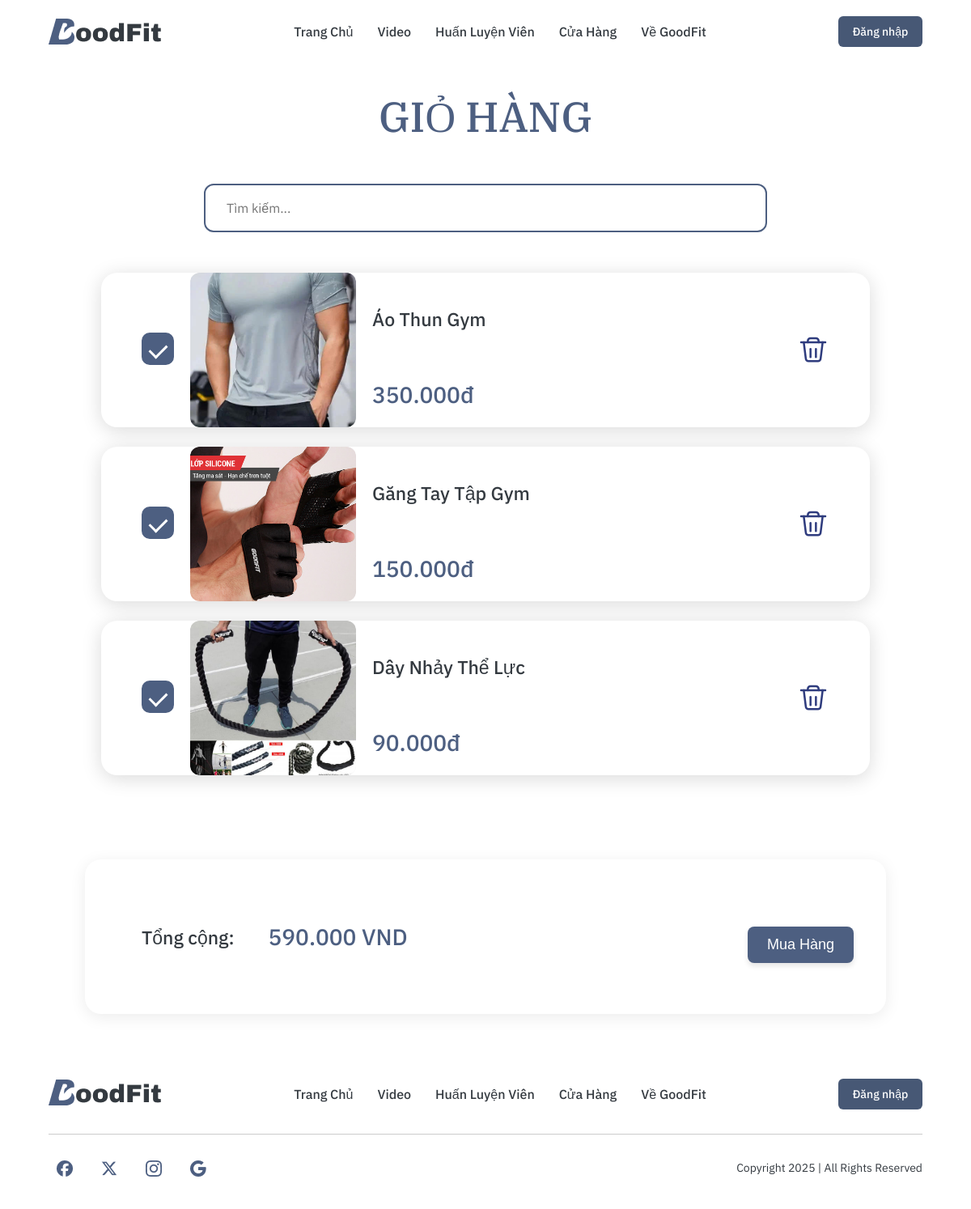
/cart/cart.php, run on the app's committed database.
### tables this page shows
CREATE TABLE `sanpham` (
  `id` int NOT NULL,
  `ten` varchar(255) NOT NULL,
  `gia` int NOT NULL,
  `anh` varchar(255) NOT NULL,
  `mota` text,
  `in_cart` tinyint DEFAULT '0'
);

### cart/cart.php (the view, shortened to what this page needs)
<?php
$conn = new mysqli("localhost", "root", "", "goodfit", 3307);
$result = $conn->query("SELECT * FROM sanpham WHERE in_cart = 1");
?>
<!DOCTYPE html>
<html lang="vi">
<head>
  <link rel="stylesheet" href="cart.css">
  <link rel="stylesheet" href="../header.css">
</head>
<body>
  <?php include '../header.php'; ?>
  <section class="cart-container">
    <h1>GIỎ HÀNG</h1>
    <div class="search-box">
      <input type="text" id="searchInput" placeholder="Tìm kiếm...">
    </div>
    <?php while ($row = $result->fetch_assoc()): ?>
  <div class="cart-item">
    <div class="cart-left">
      <div class="cart-checkbox">
        <label class="custom-checkbox">
          <span class="checkmark"></span>
        </label>
      </div>
      <div class="image-box">
        <img src="<?= htmlspecialchars($row['anh']) ?>" alt="Sản phẩm" width="100">
      </div>
      <div class="cart-info">
        <h4><?= htmlspecialchars($row['ten']) ?></h4>
        <div class="price"><?= number_format($row['gia'], 0, ',', '.') ?>đ</div>
      </div>
    </div>
    <form method="POST" action="delete_item.php" class="delete-form">
      <button type="submit" class="cart-delete" aria-label="Xoá">
      </button>
    </form>
  </div>
<?php endwhile; ?>
  </section>
  <section class="cart-summary">
    <div class="summary-text">
      <span class="label">Tổng cộng:</span>
      <span class="total-price" id="total-price">0 VND</span>
    </div>
<div style="text-align: center; margin-top: 20px;">
  <button id="btnMuaHang" class="muahang">Mua Hàng</button>
</div>
  </section>
<?php include($_SERVER['DOCUMENT_ROOT'] . "/GoodFit/footer.php"); ?>
</body>
</html>

### cart/cart.css (style rules this page uses)
* { margin: 0; padding: 0; box-sizing: border-box; }
body { margin: 0; font-family: 'IBM Plex Sans', sans-serif; background-color: #fff; }
h1 { font-family: 'IBM Plex Serif', serif; font-weight: 500; font-size: 52px; color: #4D5F81; margin-bottom: 50px; margin-top: 70px; }
.search-box { width: 696px; height: 60px; border: 2px solid #4D5F81; border-radius: 12px; margin: 0 auto 40px auto; display: flex; align-items: center; padding: 0 16px; background-color: #ffffff; margin-bottom: 50px; }
.search-box input { flex: 1; background: transparent; border: none; outline: none; font-size: 16px; color: rgb(0, 0, 0); padding: 0 10px; font-family: 'IBM Plex Sans', sans-serif; }
.cart-container { padding: 40px 20px; max-width: 1200px; margin: auto; text-align: center; width: 990px; }
.cart-item { height: 191px; background-color: white; border-radius: 20px; box-shadow: 0px 4px 24px rgba(0, 0, 0, 0.15); padding: 20px; display: flex; align-items: center; justify-content: space-between; margin-bottom: 24px; }
.cart-left { display: flex; align-items: center; gap: 20px; }
.custom-checkbox .checkmark { width: 40px; height: 40px; border-radius: 10px; border: 2px solid #4D5F81; display: inline-block; position: relative; background-color: #fff; cursor: pointer; }
.custom-checkbox input:checked + .checkmark { background-color: #4D5F81; }
.custom-checkbox .checkmark::after { content: ""; position: absolute; display: none; left: 12px; top: 8px; width: 10px; height: 18px; border: solid white; border-width: 0 3px 3px 0; transform: rotate(45deg); }
.custom-checkbox input:checked + .checkmark::after { display: block; }
.cart-item img { width: 120px; height: auto; border-radius: 10px; }
.cart-info { display: flex; flex-direction: column; justify-content: center; }
.cart-info h4 { font-family: 'IBM Plex Sans', sans-serif; font-weight: 500; font-size: 23px; color: #343A40; margin-top: -30px; margin-bottom: 60px; }
.cart-info .price { font-family: 'IBM Plex Sans', sans-serif; font-weight: 500; font-size: 28px; color: #4D5F81; margin-bottom: -50px; text-align: left; }
.cart-delete { width: 40px; height: 40px; background: none; border: none; cursor: pointer; display: flex; align-items: center; justify-content: center; margin-right: 30px; }
.cart-delete svg { width: 40px; height: 40px; stroke: #2F3C7E; stroke-width: 1.5; }
.image-box { width: 205px; height: 191px; border-radius: 12px; overflow: hidden; background-color: #f0f0f0; }
.image-box img { width: 100%; height: 100%; object-fit: cover; display: block; }
.cart-checkbox { margin-left: 30px; }
.cart-summary { width: 990px; height: 191px; margin: 40px auto; padding: 0 40px; background-color: white; border-radius: 20px; box-shadow: 0px 4px 20px rgba(0, 0, 0, 0.08); display: flex; align-items: center; justify-content: space-between; font-family: 'IBM Plex Sans', sans-serif; }
.summary-text { display: flex; align-items: center; gap: 12px; }
.label { font-family: 'IBM Plex Sans', sans-serif; font-weight: 500; font-size: 23px; color: #343A40; margin-left: 30px; }
.total-price { font-family: 'IBM Plex Sans', sans-serif; font-weight: 500; font-size: 28px; color: #4D5F81; margin-left: 30px; }
.muahang { background-color: #4D5F81; color: white; padding: 12px 24px; font-size: 18px; border: none; border-radius: 8px; cursor: pointer; transition: background-color 0.3s ease; box-shadow: 0 4px 6px rgba(0,0,0,0.1); }

### data on the page
sanpham: anh (picture), ten "Áo Thun Gym", gia "350.000"
sanpham: anh (picture), ten "Găng Tay Tập Gym", gia "150.000"
sanpham: anh (picture), ten "Dây Nhảy Thể Lực", gia "90.000"
